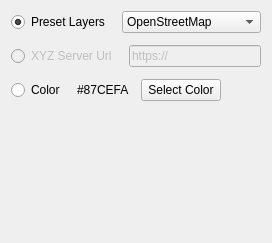
      <widget class="QWidget" name="tabCustomizeBackdrop">
       <attribute name="title">
        <string>Customize Backdrop</string>
       </attribute>
       <layout class="QVBoxLayout" name="verticalLayout_13">
        <property name="spacing">
         <number>12</number>
        </property>
        <item>
         <layout class="QHBoxLayout" name="horizontalLayout_7">
          <item>
           <widget class="QRadioButton" name="radioButtonOpenStreetMap">
            <property name="text">
             <string>Preset Layers</string>
            </property>
            <property name="checkable">
             <bool>true</bool>
            </property>
            <property name="checked">
             <bool>true</bool>
            </property>
           </widget>
          </item>
          <item>
           <widget class="QComboBox" name="comboBox">
            <property name="sizePolicy">
             <sizepolicy hsizetype="Expanding" vsizetype="Fixed">
              <horstretch>0</horstretch>
              <verstretch>0</verstretch>
             </sizepolicy>
            </property>
            <item>
             <property name="text">
              <string>OpenStreetMap</string>
             </property>
            </item>
           </widget>
          </item>
         </layout>
        </item>
        <item>
         <layout class="QHBoxLayout" name="horizontalLayout_8">
          <item>
           <widget class="QRadioButton" name="radioButtonXYZServer">
            <property name="enabled">
             <bool>false</bool>
            </property>
            <property name="text">
             <string>XYZ Server Url</string>
            </property>
           </widget>
          </item>
          <item>
           <widget class="QLineEdit" name="lineEditXYZServer">
            <property name="enabled">
             <bool>false</bool>
            </property>
            <property name="toolTip">
             <string>The XYZ server needs to provide map tiles in Mercator projection.</string>
            </property>
            <property name="text">
             <string>https://</string>
            </property>
           </widget>
          </item>
         </layout>
        </item>
        <item>
         <layout class="QHBoxLayout" name="horizontalLayout_9">
          <item>
           <widget class="QRadioButton" name="radioButtonColor">
            <property name="enabled">
             <bool>true</bool>
            </property>
            <property name="text">
             <string>Color</string>
            </property>
           </widget>
          </item>
          <item>
           <widget class="QLabel" name="labelBackgroundColor">
            <property name="sizePolicy">
             <sizepolicy hsizetype="Preferred" vsizetype="Preferred">
              <horstretch>0</horstretch>
              <verstretch>0</verstretch>
             </sizepolicy>
            </property>
            <property name="minimumSize">
             <size>
              <width>0</width>
              <height>0</height>
             </size>
            </property>
            <property name="text">
             <string>#87CEFA</string>
            </property>
            <property name="margin">
             <number>3</number>
            </property>
           </widget>
          </item>
          <item>
           <widget class="QPushButton" name="pushButtonColor">
            <property name="enabled">
             <bool>true</bool>
            </property>
            <property name="text">
             <string>Select Color</string>
            </property>
           </widget>
          </item>
          <item>
           <spacer name="horizontalSpacer_5">
            <property name="orientation">
             <enum>Qt::Horizontal</enum>
            </property>
            <property name="sizeHint" stdset="0">
             <size>
              <width>40</width>
              <height>20</height>
             </size>
            </property>
           </spacer>
          </item>
         </layout>
        </item>
        <item>
         <spacer name="verticalSpacer_3">
          <property name="orientation">
           <enum>Qt::Vertical</enum>
          </property>
          <property name="sizeHint" stdset="0">
           <size>
            <width>20</width>
            <height>131</height>
           </size>
          </property>
         </spacer>
        </item>
       </layout>
      </widget>
